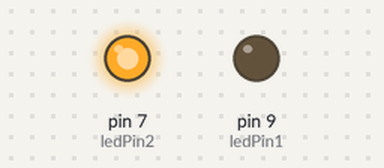
The sketch below on a simulated Arduino Uno, built with avr-gcc and run on an emulated ATmega328P. Parts: output pins drawn as LEDs (lit = HIGH).

Above: at 0.1 s.
At 91.1 s:
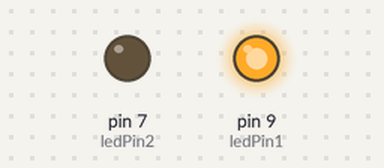
At 92.1 s:
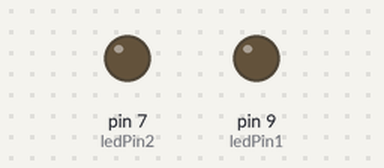
Timing chart, 0 to 93.6 s (numbered marks = the images above):
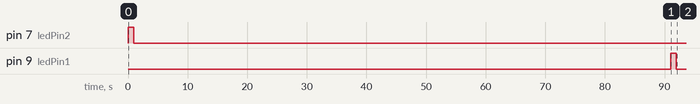

The sketch:

Actuator.ino
```cpp
int ledPin1 = 9;                 // LED connected to digital pin 13
int ledPin2 = 7;
void setup()
{
  pinMode(ledPin1, OUTPUT);
  pinMode(ledPin2, OUTPUT);
}
int check=0;
void loop()
{
  digitalWrite(ledPin2, LOW);//initial state
  digitalWrite(ledPin1, LOW);//initial state
  digitalWrite(ledPin2, HIGH);//move
  delay(1000);
  digitalWrite(ledPin2, LOW); //stop
  delay(90000);
  digitalWrite(ledPin1, HIGH);//move
  delay(1000);
  digitalWrite(ledPin1,LOW);//stop
  delay(90000);
  digitalWrite(ledPin2,HIGH);//move
  delay(1000);
  digitalWrite(ledPin2,LOW);//stop
  delay(90000);
  digitalWrite(ledPin2,HIGH);//move
  delay(1000);
  digitalWrite(ledPin2,LOW);//stop

//
//  digitalWrite(ledPin1, HIGH);   // sets the LED on 3 2 5
//  delay(1000);                  // waits for a second  //Down
//  digitalWrite(ledPin2, LOW);
//   delay(2000);


//  digitalWrite(ledPin1, LOW);   // sets the LED on
//  delay(1000);                  // waits for a second  //UP
//  digitalWrite(ledPin2, HIGH);
//  delay(2000);
//
//
//  digitalWrite(ledPin1, LOW);   // sets the LED on
//  delay(1000);                  // waits for a second  //UP
//  digitalWrite(ledPin2, HIGH);
//  delay(2000);
//
   for(;;)
   {;}


//  check++;
}
//
//const int pwm = 2 ;  //initializing pin 2 as pwm
//const int in_1 = 8 ;
//const int in_2 = 9 ;
//
////For providing logic to L298 IC to choose the direction of the DC motor
//
//void setup()
//{
//pinMode(pwm,OUTPUT) ;   //we have to set PWM pin as output
//pinMode(in_1,OUTPUT) ;  //Logic pins are also set as output
//pinMode(in_2,OUTPUT) ;
//}
//
//void loop()
//{
////For Clock wise motion , in_1 = High , in_2 = Low
//
//digitalWrite(in_1,HIGH) ;
//digitalWrite(in_2,LOW) ;
//analogWrite(pwm,255) ;
//
///*setting pwm of the motor to 255
//we can change the speed of rotaion
//by chaning pwm input but we are only
//using arduino so we are using higest
//value to driver the motor  */
//
////Clockwise for 3 secs
//delay(3000) ;
//
////For brake
//digitalWrite(in_1,HIGH) ;
//digitalWrite(in_2,HIGH) ;
//delay(1000) ;
//
////For Anti Clock-wise motion - IN_1 = LOW , IN_2 = HIGH
//digitalWrite(in_1,LOW) ;
//digitalWrite(in_2,HIGH) ;
//delay(3000) ;
//
////For brake
//digitalWrite(in_1,HIGH) ;
//digitalWrite(in_2,HIGH) ;
//delay(1000) ;
// }
```

Measured:
- by itself, pin 7 (ledPin2): LOW → HIGH at 0.00 s, → LOW 1.0 s later
- by itself, pin 9 (ledPin1): LOW → HIGH at 91.0 s, → LOW 1.0 s later
